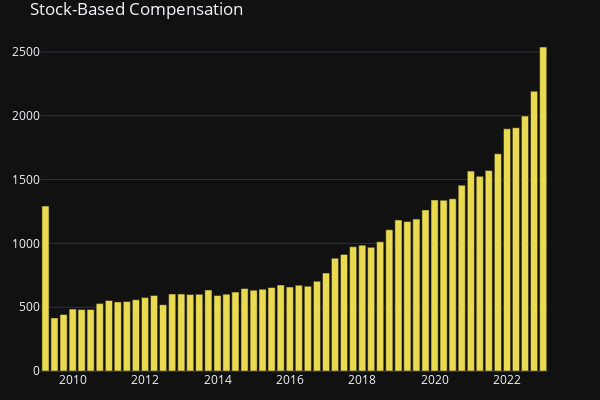

The cell this chart's notebook holds for it:
### Code cell
compensation_plot = create_plot_bar_line(
    cash_flow_df, "Stock-Based Compensation", bar_color="#EADA52"
)

### Figure 1 — Plotly figure (JSON) as saved in the notebook; plotly's stock layout.template omitted (floating-point values rounded to 4 significant figures)
{"data": [{"marker": {"color": "#EADA52"}, "name": "Stock-Based Compensation", "type": "bar", "x": ["2022-12-31", "2022-09-30", "2022-06-30", "2022-03-31", "2021-12-31", "2021-09-30", "2021-06-30", "2021-03-31", "2020-12-31", "2020-09-30", "2020-06-30", "2020-03-31", "2019-12-31", "2019-09-30", "2019-06-30", "2019-03-31", "2018-12-31", "2018-09-30", "2018-06-30", "2018-03-31", "2017-12-31", "2017-09-30", "2017-06-30", "2017-03-31", "2016-12-31", "2016-09-30", "2016-06-30", "2016-03-31", "2015-12-31", "2015-09-30", "2015-06-30", "2015-03-31", "2014-12-31", "2014-09-30", "2014-06-30", "2014-03-31", "2013-12-31", "2013-09-30", "2013-06-30", "2013-03-31", "2012-12-31", "2012-09-30", "2012-06-30", "2012-03-31", "2011-12-31", "2011-09-30", "2011-06-30", "2011-03-31", "2010-12-31", "2010-09-30", "2010-06-30", "2010-03-31", "2009-12-31", "2009-09-30", "2009-06-30", "2009-03-31"], "xaxis": "x", "y": [2538, 2192, 1997, 1906, 1897, 1702, 1571, 1525, 1566, 1456, 1349, 1338, 1340, 1262, 1190, 1172, 1183, 1107, 1012, 969, 986, 973, 913, 883, 767, 703, 664, 672, 658, 674, 654, 641, 633, 646, 618, 602, 591, 635, 601, 599, 603, 603, 520, 591, 575, 558, 544, 541, 553, 528, 482, 481, 485, 443, 416, 1292], "yaxis": "y"}], "layout": {"height": 400, "legend": {"orientation": "h", "x": 0.75, "xanchor": "right", "y": -0.15, "yanchor": "bottom"}, "margin": {"b": 20, "l": 20, "r": 20, "t": 30}, "title": {"text": "Stock-Based Compensation"}, "width": 600, "xaxis": {"anchor": "y", "domain": [0, 0.94]}, "yaxis": {"anchor": "x", "domain": [0, 1]}, "yaxis2": {"anchor": "x", "overlaying": "y", "side": "right"}}}
